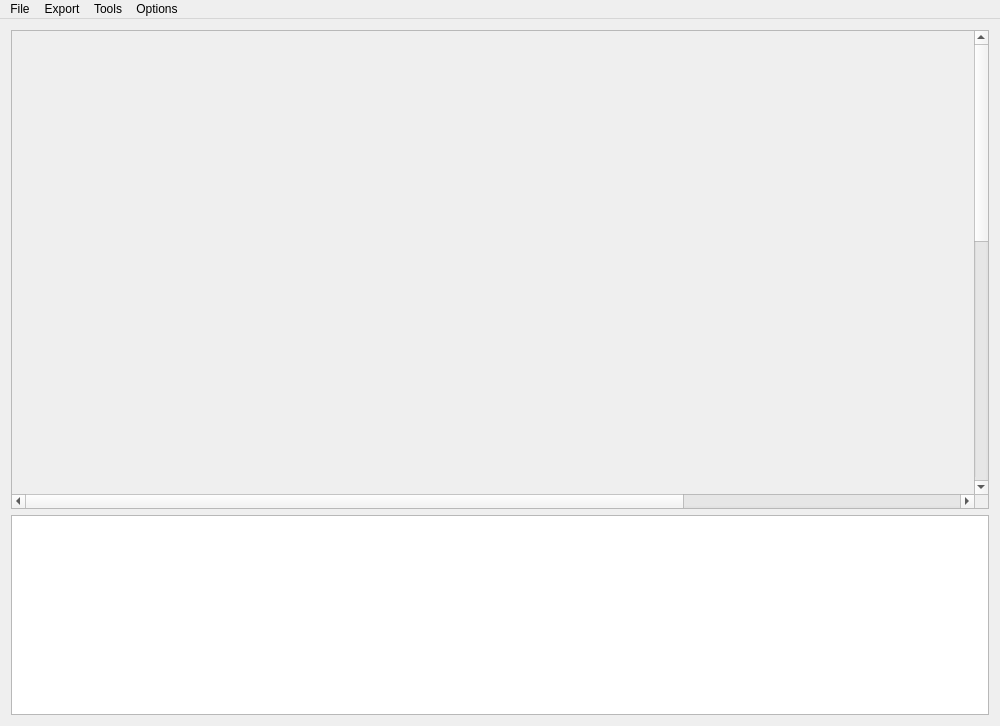
<?xml version="1.0" encoding="UTF-8"?>
<ui version="4.0">
 <class>MainWindow</class>
 <widget class="QMainWindow" name="MainWindow">
  <property name="windowModality">
   <enum>Qt::NonModal</enum>
  </property>
  <property name="geometry">
   <rect>
    <x>0</x>
    <y>0</y>
    <width>1000</width>
    <height>726</height>
   </rect>
  </property>
  <property name="sizePolicy">
   <sizepolicy hsizetype="Fixed" vsizetype="Fixed">
    <horstretch>0</horstretch>
    <verstretch>0</verstretch>
   </sizepolicy>
  </property>
  <property name="maximumSize">
   <size>
    <width>16777215</width>
    <height>16777215</height>
   </size>
  </property>
  <property name="contextMenuPolicy">
   <enum>Qt::NoContextMenu</enum>
  </property>
  <property name="windowTitle">
   <string>SDN ACO</string>
  </property>
  <property name="windowIcon">
   <iconset resource="../images/img.qrc">
    <normaloff>:/images/controller.png</normaloff>:/images/controller.png</iconset>
  </property>
  <property name="locale">
   <locale language="English" country="UnitedStates"/>
  </property>
  <widget class="QWidget" name="centralWidget">
   <layout class="QGridLayout" name="gridLayout">
    <item row="0" column="0">
     <widget class="QScrollArea" name="scrollArea">
      <property name="sizePolicy">
       <sizepolicy hsizetype="Preferred" vsizetype="Preferred">
        <horstretch>0</horstretch>
        <verstretch>0</verstretch>
       </sizepolicy>
      </property>
      <property name="widgetResizable">
       <bool>true</bool>
      </property>
      <widget class="QWidget" name="scrollContents">
       <property name="geometry">
        <rect>
         <x>0</x>
         <y>0</y>
         <width>1366</width>
         <height>1024</height>
        </rect>
       </property>
       <layout class="QGridLayout" name="gridLayout_2">
        <property name="leftMargin">
         <number>0</number>
        </property>
        <property name="topMargin">
         <number>0</number>
        </property>
        <property name="rightMargin">
         <number>0</number>
        </property>
        <property name="bottomMargin">
         <number>0</number>
        </property>
        <item row="0" column="0">
         <widget class="NetworkMapView" name="networkMapView">
          <property name="sizePolicy">
           <sizepolicy hsizetype="Preferred" vsizetype="Preferred">
            <horstretch>0</horstretch>
            <verstretch>0</verstretch>
           </sizepolicy>
          </property>
          <property name="minimumSize">
           <size>
            <width>1366</width>
            <height>1024</height>
           </size>
          </property>
          <property name="mouseTracking">
           <bool>false</bool>
          </property>
          <property name="contextMenuPolicy">
           <enum>Qt::NoContextMenu</enum>
          </property>
          <property name="text">
           <string/>
          </property>
          <property name="textInteractionFlags">
           <set>Qt::NoTextInteraction</set>
          </property>
         </widget>
        </item>
       </layout>
      </widget>
     </widget>
    </item>
    <item row="1" column="0">
     <widget class="QTextBrowser" name="terminal">
      <property name="maximumSize">
       <size>
        <width>16777215</width>
        <height>200</height>
       </size>
      </property>
     </widget>
    </item>
   </layout>
  </widget>
  <widget class="QMenuBar" name="menuBar">
   <property name="geometry">
    <rect>
     <x>0</x>
     <y>0</y>
     <width>1000</width>
     <height>22</height>
    </rect>
   </property>
   <widget class="QMenu" name="menuFile">
    <property name="title">
     <string>File</string>
    </property>
    <addaction name="actionNew"/>
    <addaction name="actionOpen"/>
    <addaction name="actionSave"/>
    <addaction name="actionSaveAs"/>
    <addaction name="separator"/>
    <addaction name="actionExit"/>
   </widget>
   <widget class="QMenu" name="menuConverter">
    <property name="title">
     <string>Export</string>
    </property>
    <addaction name="actionCreateMnDataFile"/>
    <addaction name="actionWeights_Matrix"/>
   </widget>
   <widget class="QMenu" name="menuOptions">
    <property name="title">
     <string>Options</string>
    </property>
    <widget class="QMenu" name="menuShow_metric">
     <property name="title">
      <string>Show metric</string>
     </property>
     <addaction name="actionDisplayDelay"/>
     <addaction name="actionDisplayBandwidth"/>
     <addaction name="actionDisplayPacketLoss"/>
    </widget>
    <addaction name="actionShowPorts"/>
    <addaction name="menuShow_metric"/>
   </widget>
   <widget class="QMenu" name="menuInstruments">
    <property name="title">
     <string>Tools</string>
    </property>
    <addaction name="actionSdnController"/>
    <addaction name="actionSwitch"/>
    <addaction name="actionHost"/>
    <addaction name="actionLink"/>
    <addaction name="actionText"/>
    <addaction name="actionEdit"/>
   </widget>
   <addaction name="menuFile"/>
   <addaction name="menuConverter"/>
   <addaction name="menuInstruments"/>
   <addaction name="menuOptions"/>
  </widget>
  <action name="actionOpen">
   <property name="text">
    <string>Open ...</string>
   </property>
   <property name="shortcut">
    <string>Ctrl+O</string>
   </property>
  </action>
  <action name="actionExit">
   <property name="text">
    <string>Exit</string>
   </property>
  </action>
  <action name="actionCreateMnDataFile">
   <property name="text">
    <string>Mininet Script ...</string>
   </property>
   <property name="shortcut">
    <string>Ctrl+M</string>
   </property>
  </action>
  <action name="actionShowPorts">
   <property name="checkable">
    <bool>true</bool>
   </property>
   <property name="text">
    <string>Show ports</string>
   </property>
   <property name="shortcut">
    <string>Ctrl+P</string>
   </property>
  </action>
  <action name="actionCreateNetworkMap">
   <property name="text">
    <string>Network Map ...</string>
   </property>
  </action>
  <action name="actionSave">
   <property name="text">
    <string>Save</string>
   </property>
   <property name="shortcut">
    <string>Ctrl+S</string>
   </property>
  </action>
  <action name="actionSaveAs">
   <property name="text">
    <string>Save as ...</string>
   </property>
  </action>
  <action name="actionDisplayDelay">
   <property name="checkable">
    <bool>true</bool>
   </property>
   <property name="checked">
    <bool>true</bool>
   </property>
   <property name="text">
    <string>Delay</string>
   </property>
   <property name="shortcut">
    <string>Shift+D</string>
   </property>
  </action>
  <action name="actionDisplayBandwidth">
   <property name="checkable">
    <bool>true</bool>
   </property>
   <property name="text">
    <string>Bandwidth</string>
   </property>
   <property name="shortcut">
    <string>Shift+B</string>
   </property>
  </action>
  <action name="actionDisplayPacketLoss">
   <property name="checkable">
    <bool>true</bool>
   </property>
   <property name="text">
    <string>Packet Loss Rate</string>
   </property>
   <property name="shortcut">
    <string>Shift+P</string>
   </property>
  </action>
  <action name="actionHost">
   <property name="checkable">
    <bool>true</bool>
   </property>
   <property name="checked">
    <bool>false</bool>
   </property>
   <property name="text">
    <string>Host</string>
   </property>
   <property name="shortcut">
    <string>H</string>
   </property>
  </action>
  <action name="actionSwitch">
   <property name="checkable">
    <bool>true</bool>
   </property>
   <property name="text">
    <string>Switch</string>
   </property>
   <property name="shortcut">
    <string>S</string>
   </property>
  </action>
  <action name="actionCreate">
   <property name="checkable">
    <bool>true</bool>
   </property>
   <property name="checked">
    <bool>true</bool>
   </property>
   <property name="text">
    <string>Create</string>
   </property>
  </action>
  <action name="actionDelete">
   <property name="checkable">
    <bool>true</bool>
   </property>
   <property name="text">
    <string>Delete</string>
   </property>
  </action>
  <action name="actionMove">
   <property name="checkable">
    <bool>true</bool>
   </property>
   <property name="text">
    <string>Move</string>
   </property>
  </action>
  <action name="actionEdit">
   <property name="checkable">
    <bool>true</bool>
   </property>
   <property name="checked">
    <bool>true</bool>
   </property>
   <property name="text">
    <string>Edit</string>
   </property>
   <property name="shortcut">
    <string>E</string>
   </property>
  </action>
  <action name="actionSdnController">
   <property name="checkable">
    <bool>true</bool>
   </property>
   <property name="checked">
    <bool>false</bool>
   </property>
   <property name="text">
    <string>Controller</string>
   </property>
   <property name="shortcut">
    <string>C</string>
   </property>
  </action>
  <action name="actionNew">
   <property name="text">
    <string>New</string>
   </property>
   <property name="shortcut">
    <string>Ctrl+N</string>
   </property>
  </action>
  <action name="actionText">
   <property name="text">
    <string>Text</string>
   </property>
   <property name="shortcut">
    <string>T</string>
   </property>
  </action>
  <action name="actionWeights_Matrix">
   <property name="text">
    <string>Metric Data ...</string>
   </property>
  </action>
  <action name="actionLink">
   <property name="checkable">
    <bool>true</bool>
   </property>
   <property name="text">
    <string>Link</string>
   </property>
   <property name="shortcut">
    <string>L</string>
   </property>
  </action>
 </widget>
 <layoutdefault spacing="6" margin="11"/>
 <customwidgets>
  <customwidget>
   <class>NetworkMapView</class>
   <extends>QLabel</extends>
   <header>NetworkMapView.h</header>
  </customwidget>
 </customwidgets>
 <resources>
  <include location="../images/img.qrc"/>
 </resources>
 <connections/>
</ui>
